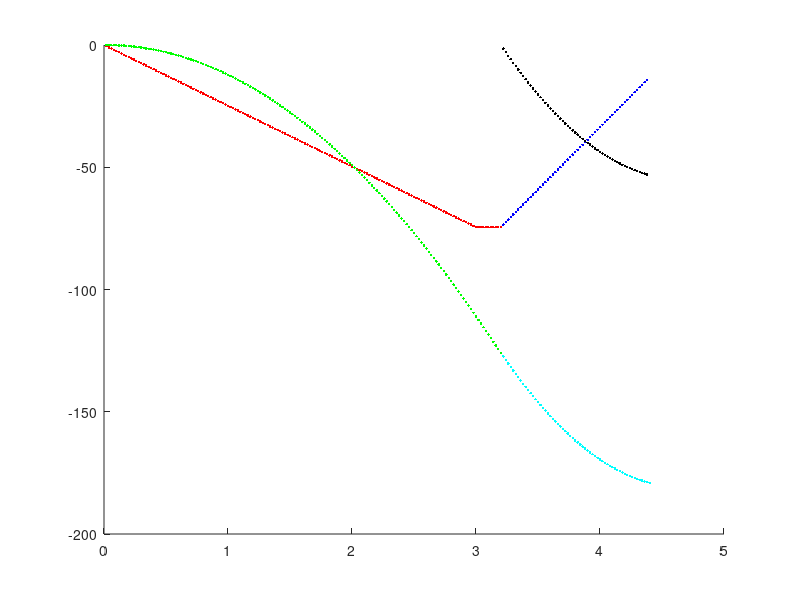

Reproduce this figure in MATLAB.
%加速方式路程和时间
%控制方式默认SpeedUp使用时间约束，SpeedDown使用距离约束
%goForward function, describe : This is a function of chassis action
period = 0.02;
%约束条件变量
MIN_EXPECTED_SPEED = 0.1 / pi * 180;
MAX_EXPECTED_SPEED = 1.3 / pi * 180;
MIN_SHOWLY_DISTANCE = 20;
MAX_SHOWLY_DISTANCE = 60;
USE_EXP_CONSTRAINT = 0;
FILTER_TIME = 3;
%初始化变量
s = 0.0;
t = 0.0;
global_s = 0.0;
global_t = 0.0;
start_velocity = 0.0;    %局部控制开始时间速度
angular_velocity = 0.0;   %机器人当前时间速度
is_running = 1;
len = -180; %输入量，默认为位置控制
if len > 0
    dir = 1;
else 
    dir = -1;
end
show_distance = abs(len * 0.3);
speed_up_flag = 0;
speed_down_flag = 0;
show_distance = min(show_distance, MAX_SHOWLY_DISTANCE);
show_distance = max(show_distance, MIN_SHOWLY_DISTANCE);
close all;
hold on;
while is_running
    %update local timestamp and drive distance 
    global_t = global_t + period;
    global_s = global_s + angular_velocity * period;
    plot(global_t, global_s * dir, 'c--.');
    %judge arrived target 
    if abs(global_s) >= (abs(len) - 1)
        is_running = 0;
        angular_velocity = 0; 
        continue;
        % should reset controller 
    end
    %smooth speed condition, is speed up or speed down 
    if (abs(global_s) >= (abs(len) - abs(show_distance))) && (speed_down_flag == 0)
        speed_down_flag = 1;
        s = 0;
        t = 0;
        start_velocity = angular_velocity;
    elseif (angular_velocity < MAX_EXPECTED_SPEED) && (speed_up_flag == 0)
        speed_up_flag = 1;
        s = 0;
        t = 0;
        start_velocity = angular_velocity;
    end
    if speed_down_flag
        s = s + angular_velocity * period;
        t = t + period;  
        if USE_EXP_CONSTRAINT  % exp method
            rate = (1-exp(-(abs(s))/show_distance)) / (1-exp(-1));
            rate = max(0.0, rate); % limit rate map to 0~1
            rate = min(1.0, rate);
            angular_velocity = start_velocity + (MIN_EXPECTED_SPEED - start_velocity) * rate;    
        else %scale method
            diff_speed = (start_velocity - MIN_EXPECTED_SPEED) / 2 + MIN_EXPECTED_SPEED;
            a = (start_velocity - MIN_EXPECTED_SPEED) / ((show_distance / diff_speed) * 50); % t 
            angular_velocity = angular_velocity - a;
            angular_velocity = max(angular_velocity, MIN_EXPECTED_SPEED);
        end
        %public velocity command 
        plot(global_t, angular_velocity * dir, 'b--.', global_t, s * dir, 'k--.');
    elseif speed_up_flag
        s = s + angular_velocity * period;
		t = t + period;
        if USE_EXP_CONSTRAINT
            %exp method
            rate = (1-exp(-(t)/FILTER_TIME)) / (1-exp(-1));
            rate = max(0.0, rate); % limit rate map to 0~1
            rate = min(1.0, rate);
            angular_velocity = start_velocity + (MAX_EXPECTED_SPEED - start_velocity) * rate;
        else
            %scale method 
            angular_velocity = angular_velocity + (MAX_EXPECTED_SPEED - start_velocity) / (FILTER_TIME * 50);
            angular_velocity = min(angular_velocity, MAX_EXPECTED_SPEED);
        end      
        %public velocity command 
        plot(global_t, angular_velocity * dir, 'r--.', global_t, s * dir, 'g--.');
    end
end

